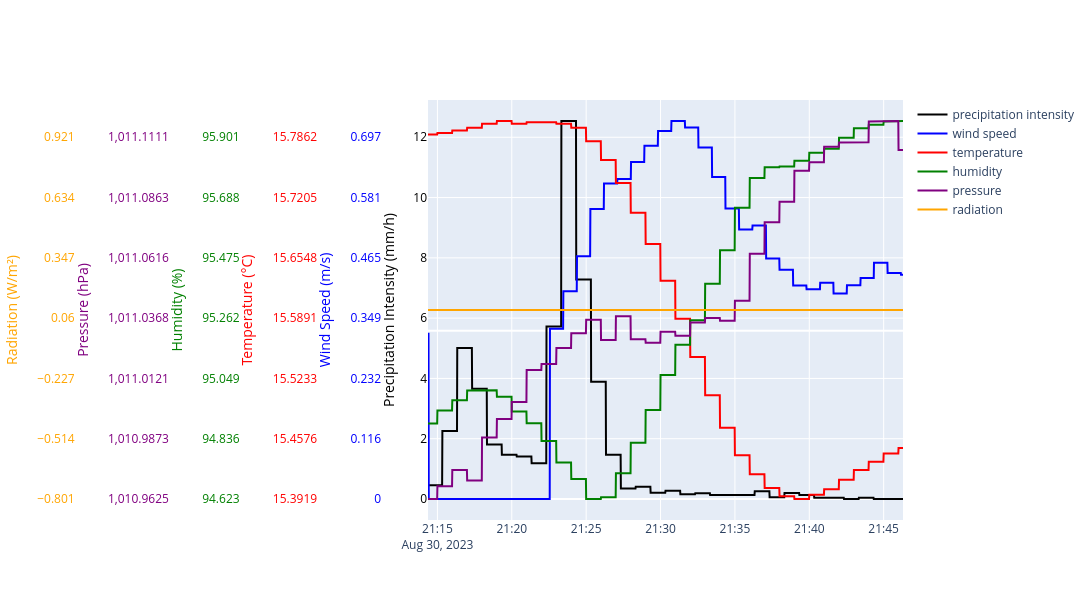

The notebook cell saved with this chart:
### Markdown cell above
### Met Data Overview

### Code cell
parameters = {
    "precipitation intensity": {
        "data_key": ("precipitation", "intensity_hour_shifted"),
        "color": "black",
        "axis_title": "Precipitation Intensity (mm/h)",
    },
    "wind speed": {
        "data_key": ("wind", "speed_avg"),
        "color": "blue",
        "axis_title": "Wind Speed (m/s)",
    },
    "temperature": {
        "data_key": ("temperature", "average"),
        "color": "red",
        "axis_title": "Temperature (°C)",
    },
    "humidity": {
        "data_key": ("humidity", "relative_avg"),
        "color": "green",
        "axis_title": "Humidity (%)",
    },
    "pressure": {
        "data_key": ("pressure", "relative_avg"),
        "color": "purple",
        "axis_title": "Pressure (hPa)",
    },
    "radiation": {
        "data_key": ("radiation", "current"),
        "color": "orange",
        "axis_title": "Radiation (W/m²)",
    },
}

plot_timeseries_separate_axes(df, parameters)

### Figure 1 — Plotly figure (JSON) as saved in the notebook; plotly's stock layout.template omitted (floating-point values rounded to 4 significant figures; data arrays with more than 128 entries replaced by an {"elided": "..."} marker saying what was removed)
{"data": [{"line": {"color": "black"}, "mode": "lines", "name": "precipitation intensity", "type": "scatter", "x": {"elided": "1917 str values"}, "y": {"elided": "1917 float values"}, "yaxis": "y"}, {"line": {"color": "blue"}, "mode": "lines", "name": "wind speed", "type": "scatter", "x": {"elided": "1917 str values"}, "y": {"elided": "1917 float values"}, "yaxis": "y2"}, {"line": {"color": "red"}, "mode": "lines", "name": "temperature", "type": "scatter", "x": {"elided": "1917 str values"}, "y": {"elided": "1917 float values"}, "yaxis": "y3"}, {"line": {"color": "green"}, "mode": "lines", "name": "humidity", "type": "scatter", "x": {"elided": "1917 str values"}, "y": {"elided": "1917 float values"}, "yaxis": "y4"}, {"line": {"color": "purple"}, "mode": "lines", "name": "pressure", "type": "scatter", "x": {"elided": "1917 str values"}, "y": {"elided": "1917 float values"}, "yaxis": "y5"}, {"line": {"color": "orange"}, "mode": "lines", "name": "radiation", "type": "scatter", "x": {"elided": "1917 str values"}, "y": {"elided": "1917 float values"}, "yaxis": "y6"}], "layout": {"height": 600, "width": 1400, "yaxis": {"tickfont": {"color": "black"}, "title": {"font": {"color": "black"}, "text": "Precipitation Intensity (mm/h)"}}, "yaxis2": {"anchor": "free", "autoshift": true, "overlaying": "y", "tickfont": {"color": "blue"}, "tickmode": "sync", "title": {"font": {"color": "blue"}, "text": "Wind Speed (m/s)"}}, "yaxis3": {"anchor": "free", "autoshift": true, "overlaying": "y", "tickfont": {"color": "red"}, "tickmode": "sync", "title": {"font": {"color": "red"}, "text": "Temperature (°C)"}}, "yaxis4": {"anchor": "free", "autoshift": true, "overlaying": "y", "tickfont": {"color": "green"}, "tickmode": "sync", "title": {"font": {"color": "green"}, "text": "Humidity (%)"}}, "yaxis5": {"anchor": "free", "autoshift": true, "overlaying": "y", "tickfont": {"color": "purple"}, "tickmode": "sync", "title": {"font": {"color": "purple"}, "text": "Pressure (hPa)"}}, "yaxis6": {"anchor": "free", "autoshift": true, "overlaying": "y", "tickfont": {"color": "orange"}, "tickmode": "sync", "title": {"font": {"color": "orange"}, "text": "Radiation (W/m²)"}}}}
